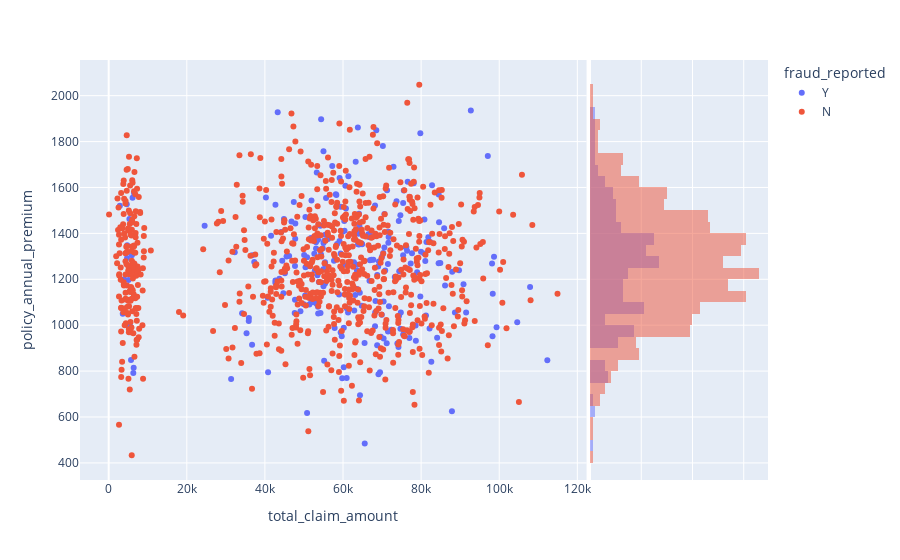

Notebook cell for this chart:
### Code cell
fig = px.scatter(data, x = 'total_claim_amount', y = 'policy_annual_premium', color = 'fraud_reported', marginal_y = 'histogram')
fig.show()

### Figure 1 — Plotly figure (JSON) as saved in the notebook; plotly's stock layout.template omitted (floating-point values rounded to 4 significant figures; data arrays with more than 128 entries replaced by an {"elided": "..."} marker saying what was removed)
{"data": [{"hovertemplate": "fraud_reported=Y<br>total_claim_amount=%{x}<br>policy_annual_premium=%{y}<extra></extra>", "legendgroup": "Y", "marker": {"color": "#636efa", "symbol": "circle"}, "mode": "markers", "name": "Y", "orientation": "v", "showlegend": true, "type": "scatter", "x": {"elided": "247 int values"}, "xaxis": "x", "y": {"elided": "247 float values"}, "yaxis": "y"}, {"alignmentgroup": "True", "bingroup": "y", "hovertemplate": "fraud_reported=Y<br>policy_annual_premium=%{y}<br>count=%{x}<extra></extra>", "legendgroup": "Y", "marker": {"color": "#636efa"}, "name": "Y", "offsetgroup": "Y", "opacity": 0.5, "showlegend": false, "type": "histogram", "xaxis": "x2", "y": {"elided": "247 float values"}, "yaxis": "y2"}, {"hovertemplate": "fraud_reported=N<br>total_claim_amount=%{x}<br>policy_annual_premium=%{y}<extra></extra>", "legendgroup": "N", "marker": {"color": "#EF553B", "symbol": "circle"}, "mode": "markers", "name": "N", "orientation": "v", "showlegend": true, "type": "scatter", "x": {"elided": "753 int values"}, "xaxis": "x", "y": {"elided": "753 float values"}, "yaxis": "y"}, {"alignmentgroup": "True", "bingroup": "y", "hovertemplate": "fraud_reported=N<br>policy_annual_premium=%{y}<br>count=%{x}<extra></extra>", "legendgroup": "N", "marker": {"color": "#EF553B"}, "name": "N", "offsetgroup": "N", "opacity": 0.5, "showlegend": false, "type": "histogram", "xaxis": "x2", "y": {"elided": "753 float values"}, "yaxis": "y2"}], "layout": {"barmode": "overlay", "legend": {"title": {"text": "fraud_reported"}, "tracegroupgap": 0}, "margin": {"t": 60}, "xaxis": {"anchor": "y", "domain": [0, 0.7363], "title": {"text": "total_claim_amount"}}, "xaxis2": {"anchor": "y2", "domain": [0.7413, 1], "matches": "x2", "showgrid": true, "showline": false, "showticklabels": false, "ticks": ""}, "yaxis": {"anchor": "x", "domain": [0, 1], "title": {"text": "policy_annual_premium"}}, "yaxis2": {"anchor": "x2", "domain": [0, 1], "matches": "y", "showgrid": true, "showticklabels": false}}}
